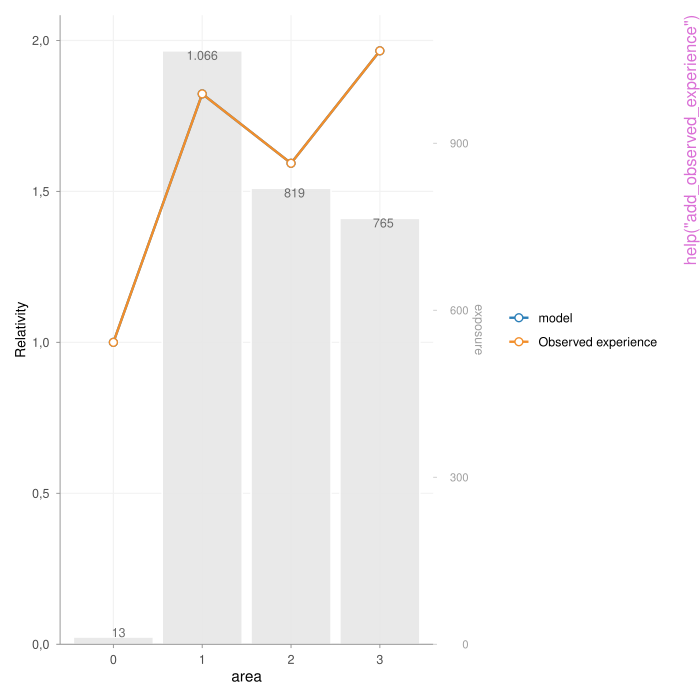

Recreate this plot in R.
pkgname <- "insurancerating"
source(file.path(R.home("share"), "R", "examples-header.R"))
options(warn = 1)
library('insurancerating')

base::assign(".oldSearch", base::search(), pos = 'CheckExEnv')
base::assign(".old_wd", base::getwd(), pos = 'CheckExEnv')
cleanEx()
nameEx("active_rows_by_date")
### * active_rows_by_date

flush(stderr()); flush(stdout())

### Name: active_rows_by_date
### Title: Find active portfolio rows for event dates
### Aliases: active_rows_by_date

### ** Examples

library(lubridate)
portfolio <- data.frame(
begin1 = ymd(c("2014-01-01", "2014-01-01")),
end = ymd(c("2014-03-14", "2014-05-10")),
termination = ymd(c("2014-03-14", "2014-05-10")),
exposure = c(0.2025, 0.3583),
premium =  c(125, 150),
car_type = c("BMW", "TESLA"))

## Find active rows on different dates
dates0 <- data.frame(active_date = seq(ymd("2014-01-01"), ymd("2014-05-01"),
by = "months"))
active_rows_by_date(
  portfolio,
  dates0,
  period_start = "begin1",
  period_end = "end",
  date = "active_date"
)

## With extra identifiers (merge claim date with time interval in portfolio)
claim_dates <- data.frame(claim_date = ymd("2014-01-01"),
car_type = c("BMW", "VOLVO"))

### Only rows are returned that can be matched
active_rows_by_date(
  portfolio,
  claim_dates,
  period_start = "begin1",
  period_end = "end",
  date = "claim_date",
  by = "car_type"
)

### When row cannot be matched, NA is returned for that row
active_rows_by_date(
  portfolio,
  claim_dates,
  period_start = "begin1",
  period_end = "end",
  date = "claim_date",
  by = "car_type",
  nomatch = NA
)




cleanEx()
nameEx("add_observed_experience")
### * add_observed_experience

flush(stderr()); flush(stdout())

### Name: add_observed_experience
### Title: Add observed portfolio experience to a rating table
### Aliases: add_observed_experience

### ** Examples

df <- MTPL2
df$area <- as.factor(df$area)

model <- glm(
  nclaims ~ area + offset(log(exposure)),
  family = poisson(),
  data = df
)

observed <- factor_analysis(
  df,
  risk_factors = "area",
  claim_count = "nclaims",
  exposure = "exposure"
)

rating_table(model, model_data = df, exposure = "exposure") |>
  add_observed_experience(observed, metric = "frequency") |>
  autoplot(risk_factors = "area")




cleanEx()
nameEx("add_prediction")
### * add_prediction

flush(stderr()); flush(stdout())

### Name: add_prediction
### Title: Add Model Predictions to a Data Frame
### Aliases: add_prediction

### ** Examples

mod1 <- glm(nclaims ~ age_policyholder,
            data = MTPL,
            offset = log(exposure),
            family = poisson())

# Add predicted values
mtpl_pred <- add_prediction(MTPL, mod1)

# Add predicted values with confidence bounds
mtpl_pred_ci <- add_prediction(MTPL, mod1, confidence = TRUE)




cleanEx()
nameEx("add_relativities")
### * add_relativities

flush(stderr()); flush(stdout())

### Name: add_relativities
### Title: Add expert-based relativities to a refinement workflow
### Aliases: add_relativities

### ** Examples

portfolio <- data.frame(
  claims = c(1, 2, 1, 3, 2, 4),
  exposure = rep(1, 6),
  construction = factor(c("residential", "commercial", "residential",
                          "commercial", "residential", "commercial")),
  construction_detail = factor(c("flat", "shop", "house",
                                 "office", "flat", "shop"))
)

model <- glm(
  claims ~ construction + offset(log(exposure)),
  family = poisson(),
  data = portfolio
)

relativities <- relativities(
  split_level(
    "residential",
    new_levels = c("flat", "house"),
    relativities = c(0.95, 1.05)
  )
)

refined <- prepare_refinement(model, data = portfolio) |>
  add_relativities(
    model_variable = "construction",
    split_variable = "construction_detail",
    relativities = relativities,
    exposure = "exposure"
  )




cleanEx()
nameEx("add_restriction")
### * add_restriction

flush(stderr()); flush(stdout())

### Name: add_restriction
### Title: Add coefficient restrictions to a refinement workflow
### Aliases: add_restriction

### ** Examples

portfolio <- data.frame(
  claims = c(1, 2, 1, 3, 2, 4),
  exposure = rep(1, 6),
  postal_area = factor(c("A", "B", "C", "A", "B", "C"))
)

model <- glm(
  claims ~ postal_area + offset(log(exposure)),
  family = poisson(),
  data = portfolio
)

restrictions <- data.frame(
  postal_area = "C",
  relativity = 1.10
)

refined <- prepare_refinement(model, data = portfolio) |>
  add_restriction(restrictions)




cleanEx()
nameEx("add_smoothing")
### * add_smoothing

flush(stderr()); flush(stdout())

### Name: add_smoothing
### Title: Add smoothing to a refinement workflow
### Aliases: add_smoothing

### ** Examples

## Not run: 
##D library(dplyr)
##D 
##D age_policyholder_frequency <- risk_factor_gam(
##D   data = MTPL,
##D   claim_count = "nclaims",
##D   risk_factor = "age_policyholder",
##D   exposure = "exposure"
##D )
##D 
##D age_segments_freq <- derive_tariff_segments(age_policyholder_frequency)
##D 
##D dat <- MTPL |>
##D   add_tariff_segments(age_segments_freq, name = "age_policyholder_freq_cat") |>
##D   mutate(across(where(is.character), as.factor)) |>
##D   mutate(across(where(is.factor), ~ set_reference_level(., exposure)))
##D 
##D freq <- glm(
##D   nclaims ~ bm + age_policyholder_freq_cat,
##D   offset = log(exposure),
##D   family = poisson(),
##D   data = dat
##D )
##D 
##D sev <- glm(
##D   amount ~ zip,
##D   weights = nclaims,
##D   family = Gamma(link = "log"),
##D   data = dat |> filter(amount > 0)
##D )
##D 
##D premium_df <- dat |>
##D   add_prediction(freq, sev) |>
##D   mutate(premium = pred_nclaims_freq * pred_amount_sev)
##D 
##D burn_unrestricted <- glm(
##D   premium ~ zip + bm + age_policyholder_freq_cat,
##D   weights = exposure,
##D   family = Gamma(link = "log"),
##D   data = premium_df
##D )
##D 
##D ref <- prepare_refinement(burn_unrestricted) |>
##D   add_smoothing(
##D     model_variable = "age_policyholder_freq_cat",
##D     source_variable = "age_policyholder",
##D     breaks = seq(18, 95, 5),
##D     weights = "exposure"
##D   )
## End(Not run)




cleanEx()
nameEx("add_tariff_segments")
### * add_tariff_segments

flush(stderr()); flush(stdout())

### Name: add_tariff_segments
### Title: Add derived tariff segments to portfolio data
### Aliases: add_tariff_segments

### ** Examples

## Not run: 
##D age_segments <- risk_factor_gam(
##D   MTPL,
##D   risk_factor = "age_policyholder",
##D   claim_count = "nclaims",
##D   exposure = "exposure"
##D ) |>
##D   derive_tariff_segments()
##D 
##D MTPL |>
##D   add_tariff_segments(age_segments, name = "age_policyholder_segment")
## End(Not run)




cleanEx()
nameEx("autoplot.bootstrap_performance")
### * autoplot.bootstrap_performance

flush(stderr()); flush(stdout())

### Name: autoplot.bootstrap_performance
### Title: Autoplot for bootstrap_performance objects
### Aliases: autoplot.bootstrap_performance

### ** Examples

## Not run: 
##D mod1 <- glm(nclaims ~ age_policyholder, data = MTPL,
##D             offset = log(exposure), family = poisson())
##D x <- bootstrap_performance(mod1, MTPL, n_resamples = 100,
##D                            show_progress = FALSE)
##D autoplot(x)
## End(Not run)




cleanEx()
nameEx("autoplot.factor_analysis")
### * autoplot.factor_analysis

flush(stderr()); flush(stdout())

### Name: autoplot.factor_analysis
### Title: Automatically create a ggplot for objects obtained from factor
###   analysis
### Aliases: autoplot.factor_analysis

### ** Examples

## --- New usage (SE, recommended) ---
x <- factor_analysis(MTPL2,
                     x = "area",
                     severity = "amount",
                     nclaims = "nclaims",
                     exposure = "exposure")
autoplot(x)

## --- Deprecated usage (NSE) ---
x_old <- univariate(MTPL2, x = area, severity = amount,
                    nclaims = nclaims, exposure = exposure)
autoplot(x_old)




cleanEx()
nameEx("autoplot.riskfactor_gam")
### * autoplot.riskfactor_gam

flush(stderr()); flush(stdout())

### Name: autoplot.riskfactor_gam
### Title: Autoplot for GAM objects from 'risk_factor_gam()'
### Aliases: autoplot.riskfactor_gam

### ** Examples

## Not run: 
##D library(ggplot2)
##D fit <- risk_factor_gam(MTPL,
##D                        risk_factor = "age_policyholder",
##D                        claim_count = "nclaims",
##D                        exposure = "exposure")
##D 
##D autoplot(fit, show_observations = TRUE)
## End(Not run)




cleanEx()
nameEx("bootstrap_performance")
### * bootstrap_performance

flush(stderr()); flush(stdout())

### Name: bootstrap_performance
### Title: Bootstrapped model performance
### Aliases: bootstrap_performance

### ** Examples

## Not run: 
##D mod1 <- glm(nclaims ~ age_policyholder, data = MTPL,
##D             offset = log(exposure), family = poisson())
##D 
##D # Use all records
##D x <- bootstrap_performance(mod1, MTPL, n_resamples = 80,
##D                            show_progress = FALSE)
##D print(x)
##D autoplot(x)
##D 
##D # Use 80% of records and evaluate on the remaining records
##D x_frac <- bootstrap_performance(mod1, MTPL, n_resamples = 50,
##D                                 sample_fraction = .8, sampling = "split",
##D                                 show_progress = FALSE)
##D autoplot(x_frac)
## End(Not run)




cleanEx()
nameEx("check_overdispersion")
### * check_overdispersion

flush(stderr()); flush(stdout())

### Name: check_overdispersion
### Title: Check overdispersion of a Poisson claim frequency model
### Aliases: check_overdispersion

### ** Examples

x <- glm(nclaims ~ area, offset = log(exposure),
         family = poisson(), data = MTPL2)
check_overdispersion(x)




cleanEx()
nameEx("check_residuals")
### * check_residuals

flush(stderr()); flush(stdout())

### Name: check_residuals
### Title: Check simulation-based model residuals
### Aliases: check_residuals

### ** Examples

## Not run: 
##D m1 <- glm(nclaims ~ area, offset = log(exposure),
##D           family = poisson(), data = MTPL2)
##D cr <- check_residuals(m1, n_simulations = 50)
##D autoplot(cr)
## End(Not run)




cleanEx()
nameEx("derive_tariff_segments")
### * derive_tariff_segments

flush(stderr()); flush(stdout())

### Name: derive_tariff_segments
### Title: Derive insurance tariff segments
### Aliases: derive_tariff_segments

### ** Examples

## Not run: 
##D library(dplyr)
##D 
##D # Recommended new usage (SE)
##D age_segments <- risk_factor_gam(MTPL,
##D                                 risk_factor = "age_policyholder",
##D                                 claim_count = "nclaims",
##D                                 exposure = "exposure") |>
##D   derive_tariff_segments()
##D 
##D MTPL |>
##D   add_tariff_segments(age_segments, name = "age_policyholder_segment")
## End(Not run)




cleanEx()
nameEx("edit_smoothing")
### * edit_smoothing

flush(stderr()); flush(stdout())

### Name: edit_smoothing
### Title: Edit an existing smoothing step in a refinement workflow
### Aliases: edit_smoothing

### ** Examples

set.seed(42)
driver_age <- rep(seq(20, 59), each = 4)
exposure <- rep(1, length(driver_age))
age_band <- cut(
  driver_age,
  breaks = c(18, 30, 40, 50, 60),
  include.lowest = TRUE
)
expected_claims <- exp(
  -1.7 + 0.018 * (driver_age - 20) + 0.0006 * (driver_age - 40)^2
)
portfolio <- data.frame(
  claims = rpois(length(driver_age), exposure * expected_claims),
  exposure = exposure,
  driver_age = driver_age,
  age_band = age_band
)

model <- glm(
  claims ~ age_band + offset(log(exposure)),
  family = poisson(),
  data = portfolio
)

refined <- prepare_refinement(model, data = portfolio) |>
  add_smoothing(
    model_variable = "age_band",
    source_variable = "driver_age",
    breaks = c(18, 30, 40, 50, 60),
    degree = 2,
    weights = "exposure"
  ) |>
  edit_smoothing(
    model_variable = "age_band",
    from = 30,
    to = 50,
    from_value = 1.00,
    to_value = 1.10,
    control_positions = c(40),
    control_values = c(1.05)
  )

refined_model <- refit(refined)




cleanEx()
nameEx("extract_model_data")
### * extract_model_data

flush(stderr()); flush(stdout())

### Name: extract_model_data
### Title: Extract model data
### Aliases: extract_model_data

### ** Examples

## Not run: 
##D library(insurancerating)
##D 
##D pmodel <- glm(
##D   breaks ~ wool + tension,
##D   data = warpbreaks,
##D   family = poisson(link = "log")
##D )
##D 
##D extract_model_data(pmodel)
## End(Not run)




cleanEx()
nameEx("factor_analysis")
### * factor_analysis

flush(stderr()); flush(stdout())

### Name: factor_analysis
### Title: Factor analysis for discrete risk factors
### Aliases: factor_analysis

### ** Examples

## --- New usage (SE) ---
factor_analysis(MTPL2,
                risk_factors = "area",
                claim_amount = "amount",
                claim_count = "nclaims",
                exposure = "exposure",
                premium = "premium")

## --- Deprecated usage (NSE) ---
univariate(MTPL2,
           x = area,
           severity = amount,
           nclaims = nclaims,
           exposure = exposure,
           premium = premium)




cleanEx()
nameEx("fisher_classify")
### * fisher_classify

flush(stderr()); flush(stdout())

### Name: fisher_classify
### Title: Fisher's natural breaks classification
### Aliases: fisher_classify

### ** Examples

set.seed(1)
x <- rnorm(100)
fisher_classify(x, n = 5)




cleanEx()
nameEx("fit_truncated_severity")
### * fit_truncated_severity

flush(stderr()); flush(stdout())

### Name: fit_truncated_severity
### Title: Fit severity distributions to truncated claim data
### Aliases: fit_truncated_severity

### ** Examples

## Not run: 
##D observed <- MTPL2$amount[MTPL2$amount > 500 & MTPL2$amount < 10000]
##D fit <- fit_truncated_severity(
##D   losses = observed,
##D   distribution = "gamma",
##D   lower_truncation = 500,
##D   upper_truncation = 10000
##D )
##D autoplot(fit)
## End(Not run)




cleanEx()
nameEx("merge_date_ranges")
### * merge_date_ranges

flush(stderr()); flush(stdout())

### Name: merge_date_ranges
### Title: Reduce portfolio periods by merging adjacent date ranges
### Aliases: merge_date_ranges

### ** Examples

portfolio <- data.frame(
  policy_nr   = rep("12345", 11),
  productgroup= rep("fire", 11),
  product     = rep("contents", 11),
  begin_dat   = as.Date(c(16709,16740,16801,17410,17440,17805,17897,
                          17956,17987,18017,18262), origin="1970-01-01"),
  end_dat     = as.Date(c(16739,16800,16831,17439,17531,17896,17955,
                          17986,18016,18261,18292), origin="1970-01-01"),
  premium     = c(89,58,83,73,69,94,91,97,57,65,55)
)

# Merge periods
pt1 <- merge_date_ranges(
  portfolio,
  period_start = "begin_dat",
  period_end = "end_dat",
  group_by = c("policy_nr", "productgroup", "product"),
  merge_gap_days = 5
)

# Aggregate per period
summary(pt1, period = "days", policy_nr, productgroup, product)

# Merge periods and sum premium per period
pt2 <- merge_date_ranges(
  portfolio,
  period_start = "begin_dat",
  period_end = "end_dat",
  group_by = c("policy_nr", "productgroup", "product"),
  aggregate_cols = "premium",
  merge_gap_days = 5
)

# Create summary with aggregation per week
summary(pt2, period = "weeks", policy_nr, productgroup, product)




cleanEx()
nameEx("model_performance")
### * model_performance

flush(stderr()); flush(stdout())

### Name: model_performance
### Title: Performance of fitted GLMs
### Aliases: model_performance

### ** Examples

m1 <- glm(nclaims ~ area, offset = log(exposure), family = poisson(),
          data = MTPL2)
m2 <- glm(nclaims ~ area + premium, offset = log(exposure), family = poisson(),
          data = MTPL2)
model_performance(m1, m2)




cleanEx()
nameEx("outlier_histogram")
### * outlier_histogram

flush(stderr()); flush(stdout())

### Name: outlier_histogram
### Title: Portfolio histogram with tail bins
### Aliases: outlier_histogram

### ** Examples

# Inspect the full premium distribution
outlier_histogram(MTPL2, "premium")

# Keep the portfolio body readable while showing both tails
outlier_histogram(MTPL2, "premium", lower = 30, upper = 120, bins = 30)




cleanEx()
nameEx("rating_grid")
### * rating_grid

flush(stderr()); flush(stdout())

### Name: rating_grid
### Title: Construct observed rating-grid points from model data or a data
###   frame
### Aliases: rating_grid

### ** Examples

## Not run: 
##D rating_grid(mtcars, group_by = c("cyl", "vs"))
##D 
##D rating_grid(
##D   mtcars,
##D   group_by = c("cyl", "vs"),
##D   exposure = "disp",
##D   exposure_by = "gear",
##D   aggregate_cols = "mpg"
##D )
##D 
##D pmodel <- glm(
##D   breaks ~ wool + tension,
##D   data = warpbreaks,
##D   family = poisson(link = "log")
##D )
##D 
##D pmodel |>
##D   extract_model_data() |>
##D   rating_grid()
## End(Not run)




cleanEx()
nameEx("refit")
### * refit

flush(stderr()); flush(stdout())

### Name: refit
### Title: Refit a prepared refinement workflow
### Aliases: refit

### ** Examples

zip_df <- data.frame(
  zip = c(0, 1, 2, 3),
  zip_adj = c(0.8, 0.9, 1.0, 1.2)
)

model <- glm(
  nclaims ~ zip + offset(log(exposure)),
  family = poisson(),
  data = MTPL
)

refined_model <- prepare_refinement(model) |>
  add_restriction(zip_df) |>
  refit(intercept_only = TRUE)




cleanEx()
nameEx("relativities")
### * relativities

flush(stderr()); flush(stdout())

### Name: relativities
### Title: Combine multiple level splits into relativities
### Aliases: relativities

### ** Examples

relativities(
  split_level("construction",
              c("residential", "commercial", "civil"),
              c(1.00, 1.10, 1.25))
)




cleanEx()
nameEx("risk_factor_gam")
### * risk_factor_gam

flush(stderr()); flush(stdout())

### Name: risk_factor_gam
### Title: Fit a GAM for a continuous risk factor
### Aliases: risk_factor_gam

### ** Examples

## --- Recommended new usage (SE) ---
# Column names must be passed as strings
risk_factor_gam(MTPL,
                risk_factor = "age_policyholder",
                claim_count = "nclaims",
                exposure = "exposure")

## --- Deprecated usage (NSE) ---
# This still works but will show a warning
fit_gam(MTPL,
        nclaims = nclaims,
        x = age_policyholder,
        exposure = exposure)




cleanEx()
nameEx("rmse")
### * rmse

flush(stderr()); flush(stdout())

### Name: rmse
### Title: Root Mean Squared Error (RMSE)
### Aliases: rmse

### ** Examples

x <- glm(nclaims ~ area, offset = log(exposure),
         family = poisson(), data = MTPL2)
rmse(x, MTPL2)




cleanEx()
nameEx("set_reference_level")
### * set_reference_level

flush(stderr()); flush(stdout())

### Name: set_reference_level
### Title: Set the reference level of a factor
### Aliases: set_reference_level

### ** Examples

## Not run: 
##D library(dplyr)
##D df <- chickwts |>
##D mutate(across(where(is.character), as.factor)) |>
##D mutate(across(where(is.factor), ~set_reference_level(., weight)))
##D 
##D set_reference_level(df$feed, method = "manual", reference_level = "casein")
## End(Not run)




cleanEx()
nameEx("split_level")
### * split_level

flush(stderr()); flush(stdout())

### Name: split_level
### Title: Define a level split with relativities
### Aliases: split_level

### ** Examples

split_level(
  level = "construction",
  new_levels = c("residential", "commercial", "civil"),
  relativities = c(1.00, 1.10, 1.25)
)




cleanEx()
nameEx("split_periods_to_months")
### * split_periods_to_months

flush(stderr()); flush(stdout())

### Name: split_periods_to_months
### Title: Split policy periods into monthly rows
### Aliases: split_periods_to_months

### ** Examples

library(lubridate)
portfolio <- data.frame(
  begin_date = ymd(c("2014-01-01", "2014-01-01")),
  end_date   = ymd(c("2014-03-14", "2014-05-10")),
  exposure   = c(0.2025, 0.3583),
  premium    = c(125, 150)
)

# New SE interface
split_periods_to_months(portfolio,
  period_start = "begin_date",
  period_end = "end_date",
  prorate_cols = c("premium", "exposure")
)

# Old NSE interface (deprecated)
## Not run: 
##D period_to_months(portfolio, begin_date, end_date, premium, exposure)
## End(Not run)




cleanEx()
nameEx("split_relativities")
### * split_relativities

flush(stderr()); flush(stdout())

### Name: split_relativities
### Title: Construct a relativities mapping for level splitting
### Aliases: split_relativities

### ** Examples

split_relativities(
  new_levels = c("residential", "commercial", "civil"),
  relativities = c(1.00, 1.10, 1.25)
)




### * <FOOTER>
###
cleanEx()
options(digits = 7L)
base::cat("Time elapsed: ", proc.time() - base::get("ptime", pos = 'CheckExEnv'),"\n")
grDevices::dev.off()
###
### Local variables: ***
### mode: outline-minor ***
### outline-regexp: "\\(> \\)?### [*]+" ***
### End: ***
quit('no')
